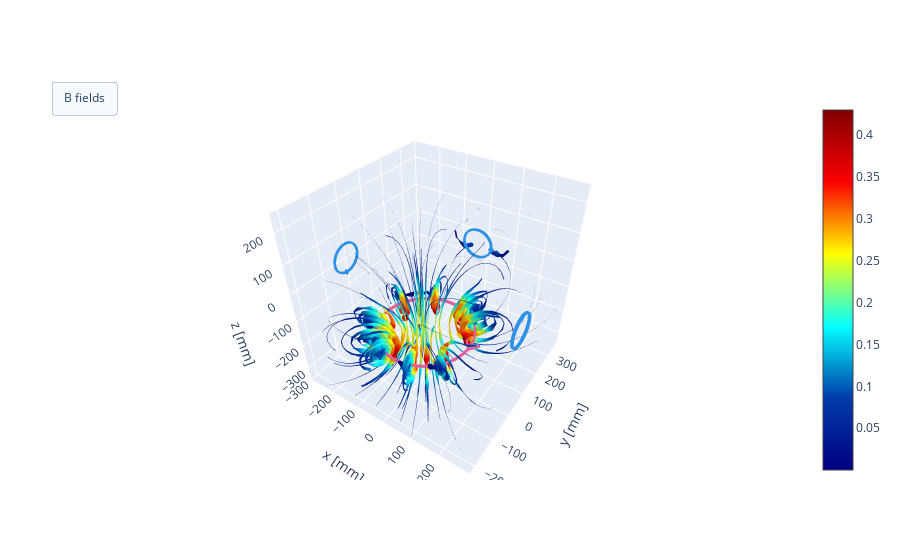

The code cell stored with this chart in its notebook:
### Code cell
from B_field_sources import create_coil, magpy
from ion_model import PolarVector
import numpy as np
import plotly.graph_objs as go

# external_field = create_coil(1, 1000, 0.1, current=-20)

coilx = create_coil(20, 100, 0.1)
coily = coilx.copy(position=(0, 300, 0))
coil_main = create_coil(20, 100, 0.1, current=1.9)
coil_main.move((300, 0, 0))
# coilx.copy(position=(-300, 0, 0))

coilx.move((-300, 0, 0))

coily.rotate_from_angax(90, 'x', start=0)
coilx.rotate_from_angax(90, 'y', start=0)
coil_main.rotate_from_angax(-90, 'y', start=0)

coilz = create_coil(20, 300, 0.1, current=-1)
coilz.move((0, 0, -150))

all_coils = coilx + coily + coil_main + coilz #+ external_field

# helmholtz.rotate_from_angax(90, 'x', start=0)

# create grid
ts = np.linspace(-400, 400, 15)
grid = np.array([[(x,0,z) for x in ts] for z in ts])

uniform_vector = PolarVector(0, 0, np.pi/2)

# compute and plot field of coil1
# B = magpy.getB(all_coils, grid) + uf
# B_vec = magpy.getB(all_coils, (0, 0, 0)) * 20000
# Bamp = np.linalg.norm(B, axis=2)
# Bamp /= np.amax(Bamp)

fig = magpy.show(*all_coils, return_fig=True, backend="plotly")

grid = np.array([[[(x,y,z) for x in ts] for y in ts] for z in ts])
X, Y, Z = grid[:, :, :, 0], grid[:, :, :, 1], grid[:, :, :, 2]
vec = uniform_vector.v[:, 1].astype(np.float64)
uf = np.zeros(grid.shape) + vec
print(uf.shape, vec.shape)
B = magpy.getB(all_coils, grid)
B += uf


Bx, By, Bz = B[:, :, :, 0], B[:, :, :, 1], B[:, :, :, 2]

grad = np.gradient(B)
dell = grad[0] + grad[1] + grad[2] + grad[3]

dellx, delly, dellz = dell[:, :, :, 0], dell[:, :, :, 1], dell[:, :, :, 2]

dell = dellx + delly + dellz

minx, miny, minz = np.unravel_index(np.argmin(dell, axis=None), dell.shape)

x, y, z, Bx, By, Bz = X.flatten(), Y.flatten(), Z.flatten(), Bx.flatten(), By.flatten(), Bz.flatten()

x, y, z, Bx, By, Bz = x.tolist(), y.tolist(), z.tolist(), Bx.tolist(), By.tolist(), Bz.tolist()

spread = 200
num_start = 4
start_x = np.linspace(minx-spread, minx+spread, num_start)
start_y = np.linspace(miny-spread, miny+spread, num_start)
start_z = np.linspace(minz-spread, minz+spread, num_start)

SX, SY, SZ = np.meshgrid(start_x, start_y, start_z)
start_x = SX.flatten()
start_y = SY.flatten()
start_z = SZ.flatten()


data_plot = [go.Streamtube(
    x=x, y=y, z=z, u=Bx, v=By, w=Bz,
    sizeref = 0.3,
    starts=dict(
        x = start_x,
        y = start_y,
        z = start_z),
    colorscale = 'jet',
    showscale = True,
    maxdisplayed = 700,
    name="B fields"
    )]


# Create your layout with a button
updatemenus = [
    {
        "buttons": [
            {
                "args": [
                    {"visible": [True, False]}, # toggle Trace 2
                    {"title": "B field"}
                ],
                "label": "B fields",
                "method": "update",
            },
        ],
        "type": "buttons",
        "showactive": True,
        "x": 0.05,
        "y": 1.05,
    }
]


# vector_field = go.Cone(x=x, y=y, z=z, u=Bx, v=By, w=Bz, sizemode="absolute", sizeref=5, colorscale='Blues')
# fig.add_trace(vector_field)
fig.add_trace(data_plot[0])
fig.update_layout(showlegend=False, coloraxis_colorbar=dict(title="[mT]"), updatemenus=updatemenus)
fig.show()

### Figure 1 — Plotly figure (JSON) as saved in the notebook; plotly's stock layout.template omitted (floating-point values rounded to 4 significant figures; data arrays with more than 128 entries replaced by an {"elided": "..."} marker saying what was removed)
{"data": [{"legendgroup": "Collection(id=2002443072224)", "line": {"color": "#2E91E5", "width": 4.4}, "mode": "lines", "name": "Collection(id=2002443072224)", "opacity": 1, "showlegend": true, "type": "scatter3d", "x": {"elided": "3240 float values"}, "y": {"elided": "3240 float values"}, "z": {"elided": "3240 float values"}}, {"legendgroup": "Collection(id=2001926699904, label='coil1')", "line": {"color": "#E15F99", "width": 4.4}, "mode": "lines", "name": "coil1", "opacity": 1, "showlegend": true, "type": "scatter3d", "x": {"elided": "1080 float values"}, "y": {"elided": "1080 float values"}, "z": {"elided": "1080 float values"}}, {"colorscale": [[0, "rgb(0,0,131)"], [0.2, "rgb(0,60,170)"], [0.4, "rgb(5,255,255)"], [0.6, "rgb(255,255,0)"], [0.8, "rgb(250,0,0)"], [1, "rgb(128,0,0)"]], "maxdisplayed": 700, "name": "B fields", "showscale": true, "sizeref": 0.3, "starts": {"x": [-194, -194, -194, -194, -60.67, -60.67, -60.67, -60.67, 72.67, 72.67, 72.67, 72.67, 206, 206, 206, 206, -194, -194, -194, -194, -60.67, -60.67, -60.67, -60.67, 72.67, 72.67, 72.67, 72.67, 206, 206, 206, 206, -194, -194, -194, -194, -60.67, -60.67, -60.67, -60.67, 72.67, 72.67, 72.67, 72.67, 206, 206, 206, 206, -194, -194, -194, -194, -60.67, -60.67, -60.67, -60.67, 72.67, 72.67, 72.67, 72.67, 206, 206, 206, 206], "y": [-193, -193, -193, -193, -193, -193, -193, -193, -193, -193, -193, -193, -193, -193, -193, -193, -59.67, -59.67, -59.67, -59.67, -59.67, -59.67, -59.67, -59.67, -59.67, -59.67, -59.67, -59.67, -59.67, -59.67, -59.67, -59.67, 73.67, 73.67, 73.67, 73.67, 73.67, 73.67, 73.67, 73.67, 73.67, 73.67, 73.67, 73.67, 73.67, 73.67, 73.67, 73.67, 207, 207, 207, 207, 207, 207, 207, 207, 207, 207, 207, 207, 207, 207, 207, 207], "z": [-188, -54.67, 78.67, 212, -188, -54.67, 78.67, 212, -188, -54.67, 78.67, 212, -188, -54.67, 78.67, 212, -188, -54.67, 78.67, 212, -188, -54.67, 78.67, 212, -188, -54.67, 78.67, 212, -188, -54.67, 78.67, 212, -188, -54.67, 78.67, 212, -188, -54.67, 78.67, 212, -188, -54.67, 78.67, 212, -188, -54.67, 78.67, 212, -188, -54.67, 78.67, 212, -188, -54.67, 78.67, 212, -188, -54.67, 78.67, 212, -188, -54.67, 78.67, 212]}, "type": "streamtube", "u": {"elided": "3375 float values"}, "v": {"elided": "3375 float values"}, "w": {"elided": "3375 float values"}, "x": {"elided": "3375 float values"}, "y": {"elided": "3375 float values"}, "z": {"elided": "3375 float values"}}], "layout": {"coloraxis": {"colorbar": {"title": {"text": "[mT]"}}}, "legend": {"itemsizing": "constant"}, "scene": {"aspectmode": "manual", "aspectratio": {"x": 1, "y": 1, "z": 1}, "camera": {"eye": {"x": 1, "y": -1.5, "z": 1.4}}, "xaxis": {"autorange": false, "range": [-302, 302], "title": {"text": "x [mm]"}}, "yaxis": {"autorange": false, "range": [-226.0, 378.0], "title": {"text": "y [mm]"}}, "zaxis": {"autorange": false, "range": [-349.2, 254.8], "title": {"text": "z [mm]"}}}, "showlegend": false, "updatemenus": [{"buttons": [{"args": [{"visible": [true, false]}, {"title": "B field"}], "label": "B fields", "method": "update"}], "showactive": true, "type": "buttons", "x": 0.05, "y": 1.05}]}}
